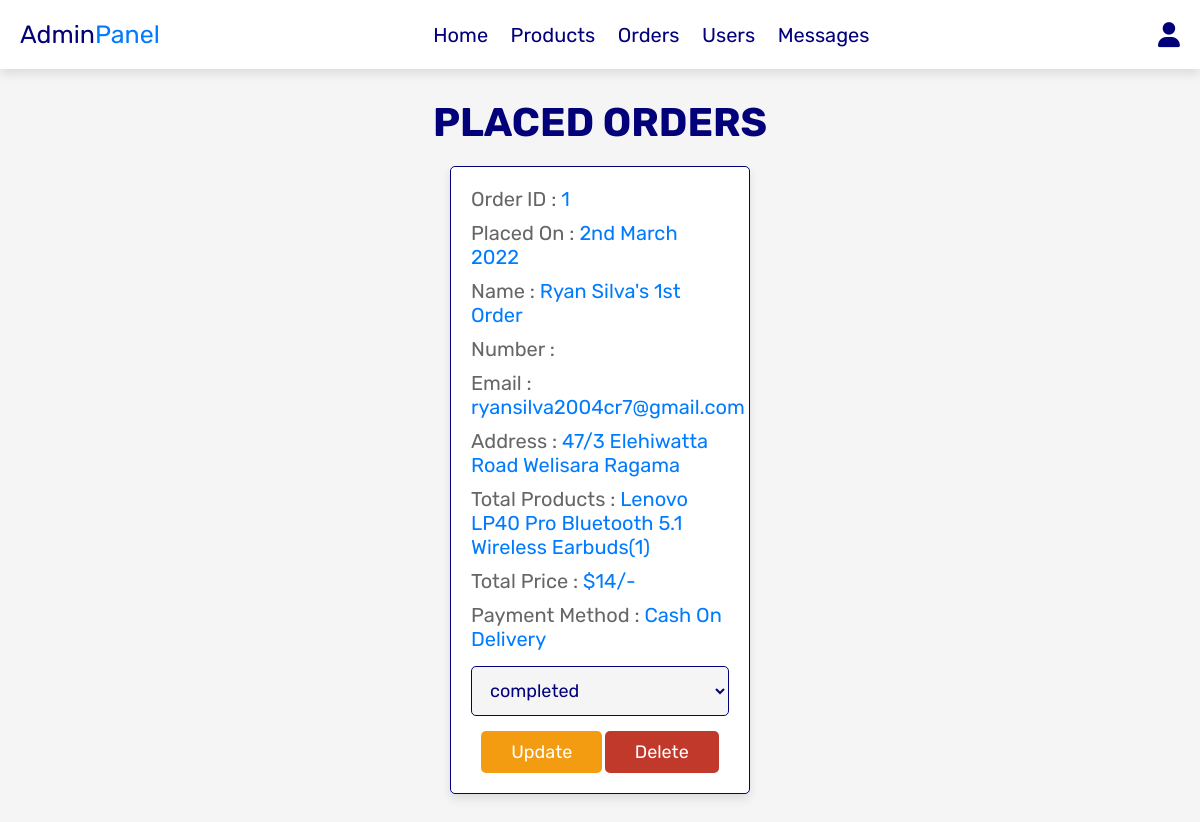
/php/admin_orders.php (signed in), run on the app's committed database.
### tables this page shows
CREATE TABLE IF NOT EXISTS `tbl_orders` (
  `order_id` int NOT NULL AUTO_INCREMENT,
  `order_email` varchar(225) NOT NULL,
  `order_name` varchar(100) NOT NULL,
  `order_number` varchar(12) NOT NULL,
  `order_method` varchar(50) NOT NULL,
  `order_address` varchar(500) NOT NULL,
  `total_products` varchar(1000) NOT NULL,
  `total_price` int NOT NULL,
  `placed_on` varchar(50) NOT NULL,
  `payment_status` varchar(20) NOT NULL DEFAULT 'pending',
  PRIMARY KEY (`order_id`),
  KEY `order_email` (`order_email`)
);

### php/admin_orders.php (the view, shortened to what this page needs)
<?php
include 'config_db.php';
?>
<!DOCTYPE html>
<html lang="en">
<head>
   <link rel="stylesheet" href="https://cdnjs.cloudflare.com/ajax/libs/font-awesome/6.0.0/css/all.min.css">
   <link rel="stylesheet" href="/css/admin_style.css">
</head>
<body>
<?php include 'admin_header.php'; ?>
<section class="orders">
   <h1 class="title">Placed Orders</h1>
   <div class="box-container">
      <?php
      $select_orders = mysqli_query($con, "SELECT * FROM `tbl_orders`") or die('query failed');
      if(mysqli_num_rows($select_orders) > 0){
         while($fetch_orders = mysqli_fetch_assoc($select_orders)){
      ?>
      <div class="box">
         <p> Order ID : <span><?php echo $fetch_orders['order_id']; ?></span> </p>
         <p> Placed On : <span><?php echo $fetch_orders['placed_on']; ?></span> </p>
         <p> Name : <span><?php echo $fetch_orders['order_name']; ?></span> </p>
         <p> Number : <span><?php echo $fetch_orders['order_number']; ?></span> </p>
         <p> Email : <span><?php echo $fetch_orders['order_email']; ?></span> </p>
         <p> Address : <span><?php echo $fetch_orders['order_address']; ?></span> </p>
         <p> Total Products : <span><?php echo $fetch_orders['total_products']; ?></span> </p>
         <p> Total Price : <span>$<?php echo $fetch_orders['total_price']; ?>/-</span> </p>
         <p> Payment Method : <span><?php echo $fetch_orders['order_method']; ?></span> </p>
         <form action="" method="post">
            <select name="update_payment">
               <option value="" selected disabled><?php echo $fetch_orders['payment_status']; ?></option>
            </select>
            <input type="submit" value="Update" name="update_order" class="option-btn">
            <a href="admin_orders.php?delete=<?php echo $fetch_orders['order_id']; ?>" onclick="return confirm('Delete this order?');" class="delete-btn">Delete</a>
         </form>
      </div>
      <?php
         }
      }else{
         echo '<p class="empty">No orders placed yet!</p>';
      }
      ?>
   </div>
</section>
</body>
</html>

### css/admin_style.css (style rules this page uses)
:root { --blue:#007BFF; --red:#c0392b; --orange:#f39c12; --darkblue:#030179; --white:#fff; --light-color:#666; --light-white:#ccc; --light-bg:#f5f5f5; --border:.1rem solid var(--darkblue); --box-shadow:0 .5rem 1rem rgba(0,0,0,.1); }
* { font-family: 'Rubik', sans-serif; margin:0; padding:0; box-sizing: border-box; outline: none; border:none; text-decoration: none; transition:all .2s linear; }
html { font-size: 62.5%; overflow-x: hidden; }
body { background-color: var(--light-bg); }
section { padding:3rem 2rem; }
.title { text-align: center; margin-bottom: 2rem; text-transform: uppercase; color:var(--darkblue); font-size: 4rem; }
.btn, .option-btn, .delete-btn, .white-btn { display: inline-block; margin-top: 1rem; padding:1rem 3rem; cursor: pointer; color:var(--white); font-size: 1.8rem; border-radius: .5rem; text-transform: capitalize; }
.option-btn { background-color: var(--orange); }
.delete-btn { background-color: var(--red); }
.orders .box-container { display: grid; grid-template-columns: repeat(auto-fit, 30rem); justify-content: center; gap:1.5rem; max-width: 1200px; margin:0 auto; align-items: flex-start; }
.orders .box-container .box { background-color: var(--white); padding:2rem; border:var(--border); box-shadow: var(--box-shadow); border-radius: .5rem; }
.orders .box-container .box p { padding-bottom: 1rem; font-size: 2rem; color:var(--light-color); }
.orders .box-container .box p span { color:var(--blue); }
.orders .box-container .box form { text-align: center; }
.orders .box-container .box form select { border-radius: .5rem; margin:.5rem 0; width: 100%; background-color: var(--light-bg); border:var(--border); padding:1.2rem 1.4rem; font-size: 1.8rem; color:var(--darkblue); }

### data on the page
tbl_orders: order_id "1", placed_on "2nd March 2022", order_name "Ryan Silva's 1st Order", order_email "ryansilva2004cr7@gmail.com", order_address "47/3 Elehiwatta Road Welisara Ragama", total_products "Lenovo LP40 Pro Bluetooth 5.1 Wireless Earbuds(1)", total_price "14", order_method "Cash On Delivery", update_payment "completed"
